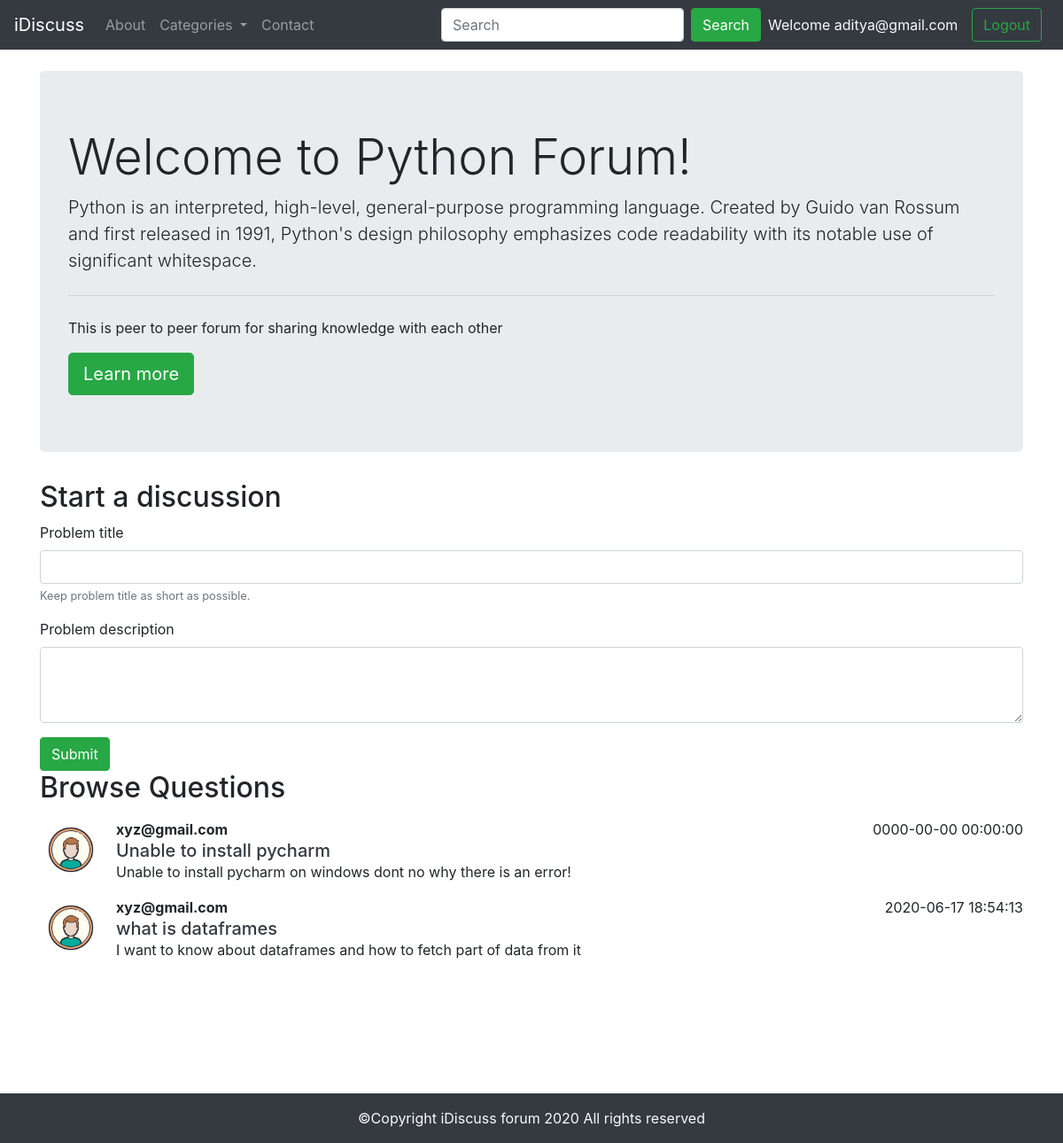
Page /threadlist.php?catid=1 (signed in) on the committed database.
### tables this page shows
CREATE TABLE `categories` (
  `category_id` int(8) NOT NULL,
  `category_name` varchar(255) NOT NULL,
  `category_description` varchar(255) NOT NULL,
  `created` datetime NOT NULL DEFAULT current_timestamp()
);

CREATE TABLE `threads` (
  `thread_id` int(7) NOT NULL,
  `thread_title` varchar(255) NOT NULL,
  `thread_desc` text NOT NULL,
  `thread_cat_id` int(7) NOT NULL,
  `thread_user_id` int(7) NOT NULL,
  `timestamp` datetime NOT NULL DEFAULT current_timestamp()
);

CREATE TABLE `users` (
  `sno` int(8) NOT NULL,
  `email` varchar(35) NOT NULL,
  `password` varchar(255) NOT NULL,
  `timestamp` datetime NOT NULL DEFAULT current_timestamp()
);

### threadlist.php (the view, shortened to what this page needs)
<!doctype html>
<html lang="en">
<head>
    <link rel="stylesheet" href="https://stackpath.bootstrapcdn.com/bootstrap/4.5.0/css/bootstrap.min.css"
>
</head>
<body>
    <?php include 'include/header.php';?>
    <?php include 'include/dbconnect.php';?>
    <?php
            $id=$_GET['catid'];
            $sql = "SELECT * FROM `categories` WHERE category_id=$id";
            $result = mysqli_query($conn,$sql);
            while($row = mysqli_fetch_assoc($result)){
                $cat = $row['category_name'];
                $info = $row['category_description'];
            }
    ?>
    <div class="container my-4">
        <div class="jumbotron">
            <h1 class="display-4">Welcome to <?php echo $cat ?> Forum!</h1>
            <p class="lead"><?php echo $info; ?></p>
            <hr class="my-4">
            <p>This is peer to peer forum for sharing knowledge with each other</p>
            <a class="btn btn-success btn-lg" href="#" role="button">Learn more</a>
        </div>
    </div>
    <?php
     if(isset($_SESSION['login']) && $_SESSION['login']){
        echo '<div class="container">
                <h2>Start a discussion</h2>
                <form action="'.$_SERVER['REQUEST_URI'].'" method="post">
            <div class="form-group">
                <label for="title">Problem title</label>
                <input type="text" class="form-control" id="title" name="title">
                <small id="emailHelp" class="form-text text-muted">Keep problem title as short as possible.</small>
            </div>
            <input type="hidden" name="sno" value="'.$_SESSION["sno"].'">
            <div class="form-group">
                <label for="exampleFormControlTextarea1">Problem description</label>
                <textarea class="form-control" id="desc" name="desc" rows="3"></textarea>
            </div>
            <button type="submit" class="btn btn-success">Submit</button>
            </form>
            </div>';
    }
    ?>
    <div class="container mb-4" id="que">
        <h2>Browse Questions</h2>
        <?php
            $id=$_GET['catid'];
            $sql = "SELECT * FROM `threads` WHERE thread_cat_id=$id";
            $result = mysqli_query($conn,$sql);
            while($row = mysqli_fetch_assoc($result)){
                $id = $row['thread_id'];
                $title = $row['thread_title'];
                $desc = $row['thread_desc'];
                $time= $row['timestamp'];
                $thread_user_id=$row['thread_user_id'];
                $sql1= "SELECT email FROM `users` WHERE sno=$thread_user_id";
                $result1 = mysqli_query($conn,$sql1);
                $row1 = mysqli_fetch_assoc($result1);
                echo '
                <div class="media my-3">
                    <img src="img/avtar.png" width="70px" class="mr-3" alt="...">
                    <div class="media-body ">
                    <p class="font-weight-bold my-0">'.$row1["email"].'</p>
                        <h5 class="mt-0 my-0"><a class="text-dark" href="thread.php?threadid='.$id.'&posted_by='.$thread_user_id.'">'.$title.'</a></h5>
                        '.$desc.'
                    </div>
                    '.$time.'
                </div>';
            }
    ?>
    </div>
    <?php include 'include/footer.php';?>
</body>
</html>

### threadlist.php (style rules this page uses)
#que { min-height: 340px; }

### rows in the picture
categories: category_name "Python", category_description "Python is an interpreted, high-level, general-purpose programming language. Created by Guido van Rossum and first released in 1991, Python's design philosophy emphasizes code readability with its notable use of significant whitespace."
threads: users.email "xyz@gmail.com", thread_title "Unable to install pycharm", thread_desc "Unable to install pycharm on windows dont no why there is an error!", timestamp "0000-00-00 00:00:00"
threads: users.email "xyz@gmail.com", thread_title "what is dataframes", thread_desc "I want to know about dataframes and how to fetch part of data from it", timestamp "2020-06-17 18:54:13"

### other values in the picture
$_SESSION['useremail'] "aditya@gmail.com"
